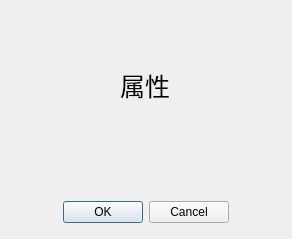
<?xml version="1.0" encoding="UTF-8"?>
<ui version="4.0">
 <class>CompProperty</class>
 <widget class="QDialog" name="CompProperty">
  <property name="geometry">
   <rect>
    <x>0</x>
    <y>0</y>
    <width>292</width>
    <height>239</height>
   </rect>
  </property>
  <property name="windowTitle">
   <string>配置组件</string>
  </property>
  <widget class="QLabel" name="label">
   <property name="geometry">
    <rect>
     <x>120</x>
     <y>70</y>
     <width>51</width>
     <height>31</height>
    </rect>
   </property>
   <property name="font">
    <font>
     <pointsize>19</pointsize>
    </font>
   </property>
   <property name="text">
    <string>属性</string>
   </property>
  </widget>
  <widget class="QWidget" name="layoutWidget">
   <property name="geometry">
    <rect>
     <x>0</x>
     <y>200</y>
     <width>291</width>
     <height>25</height>
    </rect>
   </property>
   <layout class="QHBoxLayout" name="horizontalLayout">
    <item>
     <spacer name="horizontalSpacer">
      <property name="orientation">
       <enum>Qt::Horizontal</enum>
      </property>
      <property name="sizeHint" stdset="0">
       <size>
        <width>40</width>
        <height>20</height>
       </size>
      </property>
     </spacer>
    </item>
    <item>
     <widget class="QDialogButtonBox" name="buttonBox">
      <property name="orientation">
       <enum>Qt::Horizontal</enum>
      </property>
      <property name="standardButtons">
       <set>QDialogButtonBox::Cancel|QDialogButtonBox::Ok</set>
      </property>
     </widget>
    </item>
    <item>
     <spacer name="horizontalSpacer_2">
      <property name="orientation">
       <enum>Qt::Horizontal</enum>
      </property>
      <property name="sizeHint" stdset="0">
       <size>
        <width>40</width>
        <height>20</height>
       </size>
      </property>
     </spacer>
    </item>
   </layout>
  </widget>
 </widget>
 <resources/>
 <connections>
  <connection>
   <sender>buttonBox</sender>
   <signal>accepted()</signal>
   <receiver>CompProperty</receiver>
   <slot>accept()</slot>
   <hints>
    <hint type="sourcelabel">
     <x>248</x>
     <y>254</y>
    </hint>
    <hint type="destinationlabel">
     <x>157</x>
     <y>274</y>
    </hint>
   </hints>
  </connection>
  <connection>
   <sender>buttonBox</sender>
   <signal>rejected()</signal>
   <receiver>CompProperty</receiver>
   <slot>reject()</slot>
   <hints>
    <hint type="sourcelabel">
     <x>316</x>
     <y>260</y>
    </hint>
    <hint type="destinationlabel">
     <x>286</x>
     <y>274</y>
    </hint>
   </hints>
  </connection>
 </connections>
</ui>
